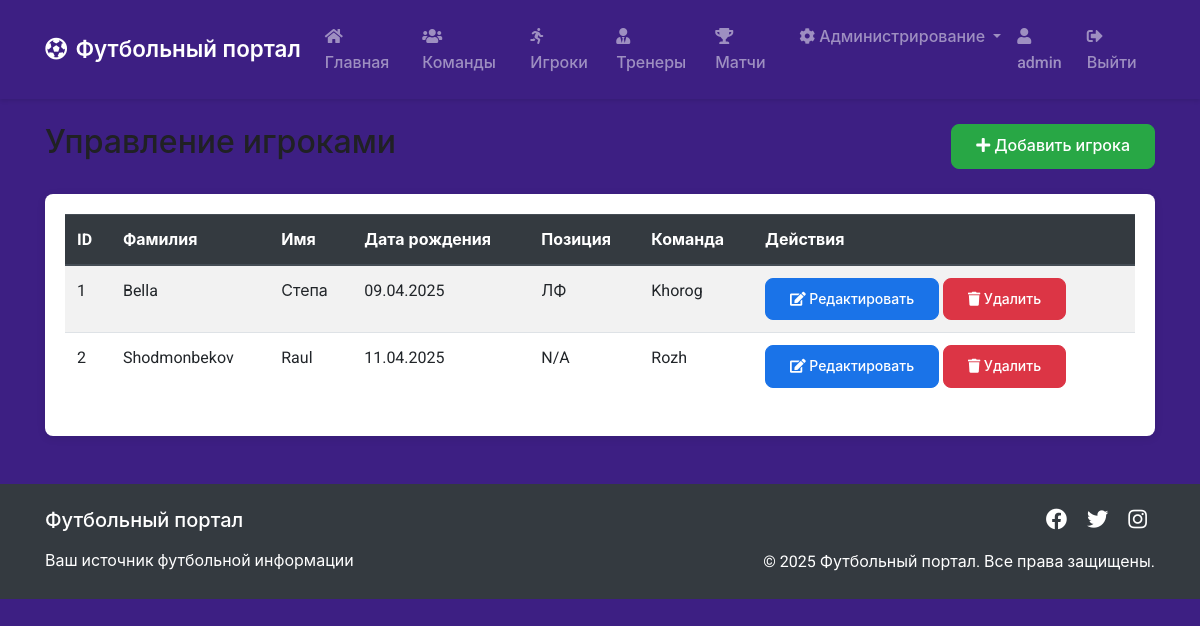
Page /admin/players (signed in) on the committed database.
### app.py (models this page shows, shortened)
class User(db.Model, UserMixin):
    id = db.Column(db.Integer, primary_key=True)
    username = db.Column(db.String(20), unique=True, nullable=False)
    email = db.Column(db.String(120), unique=True, nullable=False)
    password = db.Column(db.String(60), nullable=False)
    is_admin = db.Column(db.Boolean, default=False)

class Player(db.Model):
    player_id = db.Column(db.Integer, primary_key=True)
    first_name = db.Column(db.String(50), nullable=False)
    last_name = db.Column(db.String(50), nullable=False)
    birth_date = db.Column(db.Date, nullable=False)
    position = db.Column(db.String(50), nullable=False)
    team_id = db.Column(db.Integer, db.ForeignKey('team.team_id'), nullable=False)

class Team(db.Model):
    team_id = db.Column(db.Integer, primary_key=True)
    team_name = db.Column(db.String(100), nullable=False)
    players = db.relationship('Player', backref='team', lazy=True)

### app.py (the view)
@app.route('/admin/players')
@login_required
@admin_required
def admin_players():
    players = Player.query.all()
    return render_template('admin/players.html', title='Управление игроками', players=players)

### app.py (called while the page is built)
@login_manager.user_loader
def load_user(user_id):
    return User.query.get(int(user_id))

def admin_required(f):
    @wraps(f)
    def decorated_function(*args, **kwargs):
        if not current_user.is_authenticated or not current_user.is_admin:
            flash('Для доступа к этой странице требуются права администратора.', 'danger')
            return redirect(url_for('index'))
        return f(*args, **kwargs)
    return decorated_function

### templates/admin/players.html (shortened to what this page needs)
{% extends "base.html" %}
{% block content %}
<div class="d-flex justify-content-between align-items-center mb-4">
    <h2>Управление игроками</h2>
    <a href="{{ url_for('new_player') }}" class="btn btn-success">
        <i class="fas fa-plus"></i> Добавить игрока
    </a>
</div>
<div class="card">
    <div class="card-body">
        {% if players %}
            <div class="table-responsive">
                <table class="table table-striped table-hover">
                    <thead class="thead-dark">
                        <tr>
                            <th>ID</th>
                            <th>Фамилия</th>
                            <th>Имя</th>
                            <th>Дата рождения</th>
                            <th>Позиция</th>
                            <th>Команда</th>
                            <th>Действия</th>
                        </tr>
                    </thead>
                    <tbody>
                        {% for player in players %}
                            <tr>
                                <td>{{ player.player_id }}</td>
                                <td>{{ player.last_name }}</td>
                                <td>{{ player.first_name }}</td>
                                <td>{{ player.birth_date.strftime('%d.%m.%Y') }}</td>
                                <td>{{ player.position }}</td>
                                <td>{{ player.team.team_name }}</td>
                                <td>
                                    <a href="{{ url_for('edit_player', player_id=player.player_id) }}" class="btn btn-sm btn-primary">
                                        <i class="fas fa-edit"></i> Редактировать
                                    </a>
                                    <button type="button" class="btn btn-sm btn-danger" data-toggle="modal" data-target="#deleteModal{{ player.player_id }}">
                                        <i class="fas fa-trash"></i> Удалить
                                    </button>
                                </td>
                            </tr>
                        {% endfor %}
                    </tbody>
                </table>
            </div>
        {% else %}
            <div class="alert alert-info">
                На данный момент игроки не добавлены. <a href="{{ url_for('new_player') }}">Добавить игрока</a>
            </div>
        {% endif %}
    </div>
</div>
{% endblock %}

### templates/base.html (shortened to what this page needs)
<!DOCTYPE html>
<html lang="ru">
<head>
    <link rel="stylesheet" href="https://stackpath.bootstrapcdn.com/bootstrap/4.5.2/css/bootstrap.min.css">
    <link rel="stylesheet" href="{{ url_for('static', filename='css/main.css') }}">
    <link rel="stylesheet" href="https://cdnjs.cloudflare.com/ajax/libs/font-awesome/5.15.3/css/all.min.css">
</head>
<body>
    <header>
        <nav class="navbar navbar-expand-lg navbar-dark">
            <div class="container">
                <a class="navbar-brand" href="{{ url_for('index') }}">
                    <i class="fas fa-futbol mr-2"></i>Футбольный портал
                </a>
                <div class="collapse navbar-collapse" id="navbarNav">
                    <ul class="navbar-nav mr-auto">
                        <li class="nav-item">
                            <a class="nav-link" href="{{ url_for('index') }}">
                                <i class="fas fa-home mr-1"></i>Главная
                            </a>
                        </li>
                        <li class="nav-item">
                            <a class="nav-link" href="{{ url_for('teams') }}">
                                <i class="fas fa-users mr-1"></i>Команды
                            </a>
                        </li>
                        <li class="nav-item">
                            <a class="nav-link" href="{{ url_for('players') }}">
                                <i class="fas fa-running mr-1"></i>Игроки
                            </a>
                        </li>
                        <li class="nav-item">
                            <a class="nav-link" href="{{ url_for('coaches') }}">
                                <i class="fas fa-user-tie mr-1"></i>Тренеры
                            </a>
                        </li>
                        <li class="nav-item">
                            <a class="nav-link" href="{{ url_for('matches') }}">
                                <i class="fas fa-trophy mr-1"></i>Матчи
                            </a>
                        </li>
                    </ul>
                    <ul class="navbar-nav">
                        {% if current_user.is_authenticated %}
                            {% if current_user.is_admin %}
                                <li class="nav-item dropdown">
                                    <a class="nav-link dropdown-toggle" href="#" id="adminDropdown" role="button" data-toggle="dropdown" aria-haspopup="true" aria-expanded="false">
                                        <i class="fas fa-cog mr-1"></i>Администрирование
                                    </a>
                                </li>
                            {% endif %}
                            <li class="nav-item">
                                <span class="nav-link">
                                    <i class="fas fa-user mr-1"></i>{{ current_user.username }}
                                </span>
                            </li>
                            <li class="nav-item">
                                <a class="nav-link" href="{{ url_for('logout') }}">
                                    <i class="fas fa-sign-out-alt mr-1"></i>Выйти
                                </a>
                            </li>
                        {% endif %}
                    </ul>
                </div>
            </div>
        </nav>
    </header>
    <main class="container mt-4">
        {% block content %}{% endblock %}
    </main>
    <footer class="bg-dark text-white mt-5 py-4">
        <div class="container">
            <div class="row">
                <div class="col-md-6 text-center text-md-left">
                    <h5 class="mb-3">Футбольный портал</h5>
                    <p class="mb-0">Ваш источник футбольной информации</p>
                </div>
                <div class="col-md-6 text-center text-md-right">
                    <div class="social-links">
                        <a href="#" class="text-white mx-2"><i class="fab fa-facebook fa-lg"></i></a>
                        <a href="#" class="text-white mx-2"><i class="fab fa-twitter fa-lg"></i></a>
                        <a href="#" class="text-white mx-2"><i class="fab fa-instagram fa-lg"></i></a>
                    </div>
                    <p class="mt-3 mb-0">&copy; 2025 Футбольный портал. Все права защищены.</p>
                </div>
            </div>
        </div>
    </footer>
</body>
</html>

### static/css/main.css (style rules this page uses)
:root { --primary-color: #1a73e8; --secondary-color: #34a853; --background-color: #3d1f83; --text-color: #202124; --border-radius: 8px; --transition-speed: 0.3s; }
body { font-family: 'Roboto', -apple-system, BlinkMacSystemFont, 'Segoe UI', Arial, sans-serif; color: var(--text-color); background-color: var(--background-color); line-height: 1.6; }
.navbar { box-shadow: 0 2px 4px rgba(0,0,0,0.1); padding: 1rem 0; }
.navbar-brand { font-weight: 600; font-size: 1.4rem; }
.nav-link { font-weight: 500; transition: color var(--transition-speed); }
.card { border: none; box-shadow: 0 2px 8px rgba(0,0,0,0.1); border-radius: var(--border-radius); transition: transform var(--transition-speed); }
.btn { padding: 0.6rem 1.5rem; font-weight: 500; border-radius: var(--border-radius); transition: all var(--transition-speed); }
.btn-primary { background-color: var(--primary-color); border-color: var(--primary-color); }
footer { background: #202124; margin-top: 4rem !important; padding: 2rem 0 !important; }

### rows in the picture
User: username "admin"
Player: player_id "1", last_name "Bella", first_name "Степа", birth_date "09.04.2025", position "ЛФ", team.team_name "Khorog"
Player: player_id "2", last_name "Shodmonbekov", first_name "Raul", birth_date "11.04.2025", position "N/A", team.team_name "Rozh"
